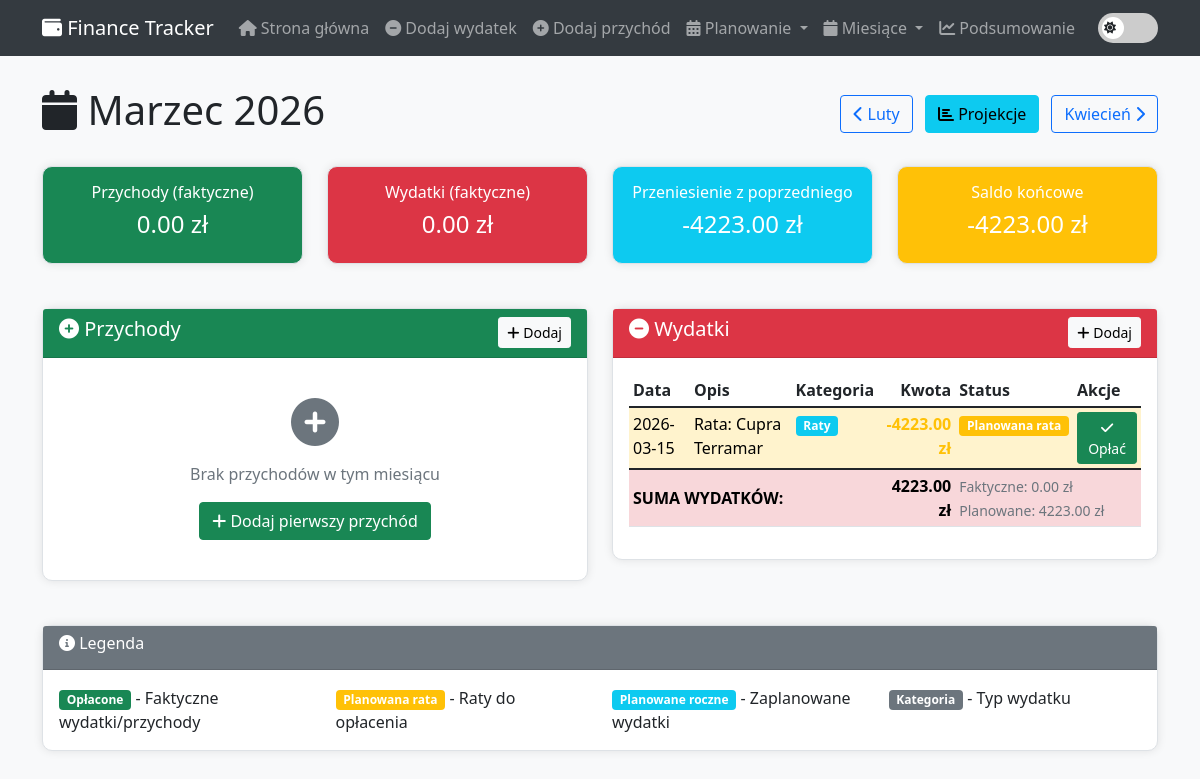
The page /month/2026/3 on the database its author committed.
### tables this page shows
CREATE TABLE leases (
            id INTEGER PRIMARY KEY AUTOINCREMENT,
            description TEXT NOT NULL,
            total_installments INTEGER NOT NULL,
            installments_paid INTEGER DEFAULT 0,
            installment_amount REAL NOT NULL,
            start_date TEXT NOT NULL,
            next_payment_date TEXT NOT NULL,
            last_payment_date TEXT NOT NULL,
            created_at TEXT DEFAULT CURRENT_TIMESTAMP
        );

### app.py (the view)
@app.route('/month/<int:year>/<int:month>')
def month_detail(year, month):
    conn = get_db_connection()
    month_start = f"{year}-{month:02d}-01"
    if month == 12:
        next_month_start = f"{year+1}-01-01"
    else:
        next_month_start = f"{year}-{month+1:02d}-01"
    actual_income = conn.execute('''
        SELECT *, 'actual' as source FROM income
        WHERE date >= ? AND date < ?
        ORDER BY date
    ''', (month_start, next_month_start)).fetchall()
    actual_expenses = conn.execute('''
        SELECT *, 'actual' as source FROM expenses
        WHERE date >= ? AND date < ?
        ORDER BY date
    ''', (month_start, next_month_start)).fetchall()
    planned_lease_expenses = []
    leases = conn.execute('''
        SELECT * FROM leases
        WHERE installments_paid < total_installments
    ''').fetchall()
    for lease in leases:
        start_date = datetime.strptime(lease['start_date'], '%Y-%m-%d')
        projection_date = datetime(year, month, 1)
        months_diff = (projection_date.year - start_date.year) * 12 + (projection_date.month - start_date.month)
        if months_diff >= lease['installments_paid'] and months_diff < lease['total_installments']:
            planned_lease_expenses.append({
                'id': lease['id'],
                'description': f"Rata: {lease['description']}",
                'amount': lease['installment_amount'],
                'category': 'Raty',
                'date': f"{year}-{month:02d}-15",  # Mid-month for display
                'source': 'lease',
                'lease_id': lease['id']
            })
    planned_yearly_expenses = conn.execute('''
        SELECT *, 'yearly_planned' as source FROM yearly_planned
        WHERE is_paid = 0
        AND planned_date >= ? AND planned_date < ?
        ORDER BY planned_date
    ''', (month_start, next_month_start)).fetchall()
    projection = conn.execute('''
        SELECT * FROM monthly_projections WHERE year = ? AND month = ?
    ''', (year, month)).fetchone()
    if month == 1:
        prev_year, prev_month = year - 1, 12
    else:
        prev_year, prev_month = year, month - 1
    prev_projection = conn.execute('''
        SELECT * FROM monthly_projections WHERE year = ? AND month = ?
    ''', (prev_year, prev_month)).fetchone()
    carryover = 0
    if prev_projection:
        carryover = (prev_projection['planned_income'] - prev_projection['planned_expenses'] -
                    (prev_projection['savings_transfer'] or 0))
    total_actual_income = sum(float(item['amount']) for item in actual_income)
    total_actual_expenses = sum(float(item['amount']) for item in actual_expenses)
    total_planned_lease = sum(float(item['amount']) for item in planned_lease_expenses)
    total_planned_yearly = sum(float(item['amount']) for item in planned_yearly_expenses)
    month_names = ['', 'Styczeń', 'Luty', 'Marzec', 'Kwiecień', 'Maj', 'Czerwiec',
                   'Lipiec', 'Sierpień', 'Wrzesień', 'Październik', 'Listopad', 'Grudzień']
    conn.close()
    return render_template('month_detail.html',
                         year=year,
                         month=month,
                         month_name=month_names[month],
                         actual_income=actual_income,
                         actual_expenses=actual_expenses,
                         planned_lease_expenses=planned_lease_expenses,
                         planned_yearly_expenses=planned_yearly_expenses,
                         projection=projection,
                         carryover=carryover,
                         total_actual_income=total_actual_income,
                         total_actual_expenses=total_actual_expenses,
                         total_planned_lease=total_planned_lease,
                         total_planned_yearly=total_planned_yearly)

### app.py (called while the page is built)
@app.context_processor
def inject_current_date():
    now = datetime.now()
    return dict(current_year=now.year, current_month=now.month)

def get_db_connection():
    conn = sqlite3.connect(DATABASE)
    conn.row_factory = sqlite3.Row
    return conn

### templates/month_detail.html (shortened to what this page needs)
{% extends "base.html" %}
{% block content %}
<div class="row">
    <div class="col-md-12">
        <div class="d-flex justify-content-between align-items-center mb-4">
            <h1>
                <i class="fas fa-calendar"></i> {{ month_name }} {{ year }}
            </h1>
            <div>
                {% if month > 1 %}
                    <a href="{{ url_for('month_detail', year=year, month=month-1) }}" class="btn btn-outline-primary">
                        <i class="fas fa-chevron-left"></i> {{ (month_names[month-1] if month > 1 else month_names[12]) }}
                    </a>
                {% else %}
                    <a href="{{ url_for('month_detail', year=year-1, month=12) }}" class="btn btn-outline-primary">
                        <i class="fas fa-chevron-left"></i> Grudzień {{ year-1 }}
                    </a>
                {% endif %}
                <a href="{{ url_for('projections') }}" class="btn btn-info mx-2">
                    <i class="fas fa-chart-bar"></i> Projekcje
                </a>
                {% if month < 12 %}
                    <a href="{{ url_for('month_detail', year=year, month=month+1) }}" class="btn btn-outline-primary">
                        {{ (month_names[month+1] if month < 12 else month_names[1]) }} <i class="fas fa-chevron-right"></i>
                    </a>
                {% else %}
                    <a href="{{ url_for('month_detail', year=year+1, month=1) }}" class="btn btn-outline-primary">
                        Styczeń {{ year+1 }} <i class="fas fa-chevron-right"></i>
                    </a>
                {% endif %}
            </div>
        </div>
    </div>
</div>
<div class="row mb-4">
    <div class="col-md-3">
        <div class="card bg-success text-white">
            <div class="card-body text-center">
                <h6>Przychody (faktyczne)</h6>
                <h4>{{ "%.2f"|format(total_actual_income) }} zł</h4>
            </div>
        </div>
    </div>
    <div class="col-md-3">
        <div class="card bg-danger text-white">
            <div class="card-body text-center">
                <h6>Wydatki (faktyczne)</h6>
                <h4>{{ "%.2f"|format(total_actual_expenses) }} zł</h4>
            </div>
        </div>
    </div>
    <div class="col-md-3">
        <div class="card bg-info text-white">
            <div class="card-body text-center">
                <h6>Przeniesienie z poprzedniego</h6>
                <h4>{{ "%.2f"|format(carryover) }} zł</h4>
            </div>
        </div>
    </div>
    <div class="col-md-3">
        <div class="card {% if (total_actual_income + carryover - total_actual_expenses) >= 0 %}bg-success{% else %}bg-warning{% endif %} text-white">
            <div class="card-body text-center">
                <h6>Saldo końcowe</h6>
                <h4>{{ "%.2f"|format(total_actual_income + carryover - total_actual_expenses) }} zł</h4>
            </div>
        </div>
    </div>
</div>
<div class="row">
    <div class="col-md-6">
        <div class="card">
            <div class="card-header bg-success text-white d-flex justify-content-between align-items-center">
                <h5><i class="fas fa-plus-circle"></i> Przychody</h5>
                <a href="{{ url_for('add_month_income', year=year, month=month) }}" class="btn btn-light btn-sm">
                    <i class="fas fa-plus"></i> Dodaj
                </a>
            </div>
            <div class="card-body">
                {% if actual_income %}
                <div class="table-responsive">
                    <table class="table table-sm">
                        <thead>
                            <tr>
                                <th>Data</th>
                                <th>Opis</th>
                                <th>Szczegóły</th>
                                <th class="text-end">Kwota</th>
                                <th>Akcje</th>
                            </tr>
                        </thead>
                        <tbody>
                            {% for income in actual_income %}
                            <tr>
                                <td>{{ income.date }}</td>
                                <td>{{ income.description }}</td>
                                <td>
                                    {% if income.hours %}
                                        <span class="badge bg-info"
                                              data-bs-toggle="tooltip"
                                              data-bs-placement="top"
                                              title="Brutto: {{ "%.2f"|format(income.hours * income.hourly_rate) }} zł | VAT: {{ "%.2f"|format(income.hours * income.hourly_rate * income.vat_rate / 100) }} zł | Podatek: {{ "%.2f"|format(income.hours * income.hourly_rate * income.tax_rate / 100) }} zł">
                                            <i class="fas fa-clock"></i> {{ income.hours }}h × {{ "%.2f"|format(income.hourly_rate) }} zł/h
                                        </span>
                                        <br><small class="text-muted">VAT: {{ income.vat_rate }}% | Podatek: {{ income.tax_rate }}%</small>
                                    {% else %}
                                        <span class="badge bg-secondary">
                                            <i class="fas fa-hand-holding-usd"></i> Stała kwota
                                        </span>
                                    {% endif %}
                                </td>
                                <td class="text-end text-success"><strong>+{{ "%.2f"|format(income.amount) }} zł</strong></td>
                                <td>
                                    <a href="{{ url_for('delete_income', id=income.id) }}"
                                       class="btn btn-danger btn-sm"
                                       onclick="return confirm('Czy na pewno chcesz usunąć?')">
                                        <i class="fas fa-trash"></i>
                                    </a>
                                </td>
                            </tr>
                            {% endfor %}
                        </tbody>
                        <tfoot>
                            <tr class="table-success">
                                <td colspan="3"><strong>SUMA PRZYCHODÓW:</strong></td>
                                <td class="text-end"><strong>{{ "%.2f"|format(total_actual_income) }} zł</strong></td>
                                <td></td>
                            </tr>
                        </tfoot>
                    </table>
                </div>
                {% else %}
                <div class="text-center py-4">
                    <i class="fas fa-plus-circle fa-3x text-muted mb-3"></i>
                    <p class="text-muted">Brak przychodów w tym miesiącu</p>
                    <a href="{{ url_for('add_month_income', year=year, month=month) }}" class="btn btn-success">
                        <i class="fas fa-plus"></i> Dodaj pierwszy przychód
                    </a>
                </div>
                {% endif %}
            </div>
        </div>
    </div>
    <div class="col-md-6">
        <div class="card">
            <div class="card-header bg-danger text-white d-flex justify-content-between align-items-center">
                <h5><i class="fas fa-minus-circle"></i> Wydatki</h5>
                <a href="{{ url_for('add_month_expense', year=year, month=month) }}" class="btn btn-light btn-sm">
                    <i class="fas fa-plus"></i> Dodaj
                </a>
            </div>
            <div class="card-body">
                {% if actual_expenses or planned_lease_expenses or planned_yearly_expenses %}
                <div class="table-responsive">
                    <table class="table table-sm">
                        <thead>
                            <tr>
                                <th>Data</th>
                                <th>Opis</th>
                                <th>Kategoria</th>
                                <th class="text-end">Kwota</th>
                                <th>Status</th>
                                <th>Akcje</th>
                            </tr>
                        </thead>
                        <tbody>
                            {% for expense in planned_lease_expenses %}
                            <tr class="table-warning">
                                <td>{{ expense.date }}</td>
                                <td>{{ expense.description }}</td>
                                <td><span class="badge bg-info">{{ expense.category }}</span></td>
                                <td class="text-end text-warning"><strong>-{{ "%.2f"|format(expense.amount) }} zł</strong></td>
                                <td><span class="badge bg-warning">Planowana rata</span></td>
                                <td>
                                    <a href="{{ url_for('pay_lease_from_month', lease_id=expense.lease_id, year=year, month=month) }}"
                                       class="btn btn-success btn-sm"
                                       onclick="return confirm('Czy na pewno chcesz opłacić tę ratę?')">
                                        <i class="fas fa-check"></i> Opłać
                                    </a>
                                </td>
                            </tr>
                            {% endfor %}
                        </tbody>
                        <tfoot>
                            <tr class="table-danger">
                                <td colspan="3"><strong>SUMA WYDATKÓW:</strong></td>
                                <td class="text-end"><strong>{{ "%.2f"|format(total_actual_expenses + total_planned_lease + total_planned_yearly) }} zł</strong></td>
                                <td colspan="2">
                                    <small class="text-muted">
                                        Faktyczne: {{ "%.2f"|format(total_actual_expenses) }} zł<br>
                                        Planowane: {{ "%.2f"|format(total_planned_lease + total_planned_yearly) }} zł
                                    </small>
                                </td>
                            </tr>
                        </tfoot>
                    </table>
                </div>
                {% endif %}
            </div>
        </div>
    </div>
</div>
<div class="row mt-4">
    <div class="col-md-12">
        <div class="card">
            <div class="card-header bg-secondary text-white">
                <h6><i class="fas fa-info-circle"></i> Legenda</h6>
            </div>
            <div class="card-body">
                <div class="row">
                    <div class="col-md-3">
                        <span class="badge bg-success">Opłacone</span> - Faktyczne wydatki/przychody
                    </div>
                    <div class="col-md-3">
                        <span class="badge bg-warning">Planowana rata</span> - Raty do opłacenia
                    </div>
                    <div class="col-md-3">
                        <span class="badge bg-info">Planowane roczne</span> - Zaplanowane wydatki
                    </div>
                    <div class="col-md-3">
                        <span class="badge bg-secondary">Kategoria</span> - Typ wydatku
                    </div>
                </div>
            </div>
        </div>
    </div>
</div>
{% endblock %}

### templates/base.html (style rules this page uses)
:root { --bg-primary: #f8f9fa; --bg-secondary: white; --text-primary: #212529; --text-secondary: #6c757d; --border-color: #dee2e6; --card-shadow: 0 0 10px rgba(0,0,0,0.1); --navbar-bg: #343a40; }
body { background-color: var(--bg-primary); color: var(--text-primary); transition: background-color 0.3s ease, color 0.3s ease; }
.card { margin-bottom: 20px; border: 1px solid var(--border-color); border-radius: 10px; box-shadow: var(--card-shadow); background-color: var(--bg-secondary); color: var(--text-primary); transition: all 0.3s ease; }
.table { background-color: var(--bg-secondary); color: var(--text-primary); }
.table th, .table td { border-color: var(--border-color); }

### rows shown on the page
leases: date "2026-03-15", description "Rata: Cupra Terramar", category "Raty", amount "4223.00"

### other values the page prints
{{ month_name }} "Marzec"
{{ year }} "2026"
{{ (month_names[month-1] if month > 1 else month_names[12]) }} "Luty"
{{ (month_names[month+1] if month < 12 else month_names[1]) }} "Kwiecień"
{{ "%.2f"|format(total_actual_income) }} "0.00"
{{ "%.2f"|format(total_actual_expenses) }} "0.00"
{{ "%.2f"|format(carryover) }} "-4223.00"
{{ "%.2f"|format(total_actual_income + carryover - total_actual_expenses) }} "-4223.00"
{{ "%.2f"|format(total_planned_lease + total_planned_yearly) }} "4223.00"
